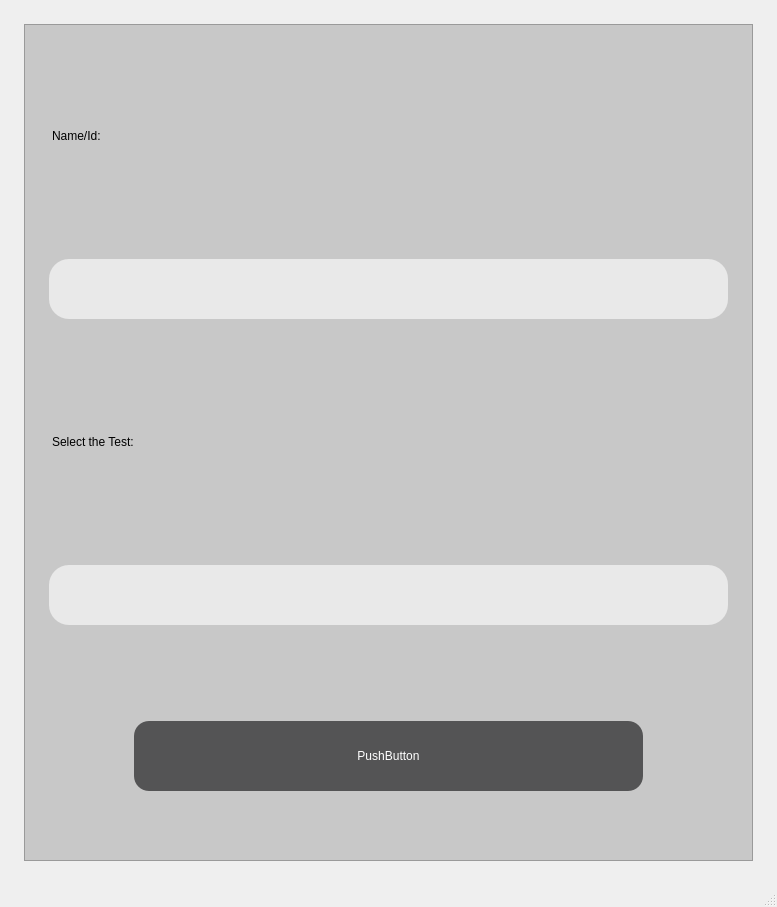
<?xml version="1.0" encoding="UTF-8"?>
<ui version="4.0">
 <class>MainWindow</class>
 <widget class="QMainWindow" name="MainWindow">
  <property name="geometry">
   <rect>
    <x>0</x>
    <y>0</y>
    <width>777</width>
    <height>907</height>
   </rect>
  </property>
  <property name="windowTitle">
   <string>MainWindow</string>
  </property>
  <widget class="QWidget" name="centralwidget">
   <layout class="QVBoxLayout" name="verticalLayout_2">
    <item>
     <widget class="QFrame" name="frame">
      <property name="styleSheet">
       <string notr="true">background-color: rgb(200, 200, 200);
margin: 15%;</string>
      </property>
      <property name="frameShape">
       <enum>QFrame::StyledPanel</enum>
      </property>
      <property name="frameShadow">
       <enum>QFrame::Raised</enum>
      </property>
      <layout class="QVBoxLayout" name="verticalLayout_3">
       <item>
        <layout class="QVBoxLayout" name="verticalLayout">
         <item>
          <widget class="QLabel" name="label">
           <property name="styleSheet">
            <string notr="true">
font: 20pt &quot;Book Antiqua&quot;;</string>
           </property>
           <property name="text">
            <string>Name/Id:</string>
           </property>
          </widget>
         </item>
         <item>
          <widget class="QLineEdit" name="lineEdit">
           <property name="styleSheet">
            <string notr="true">background-color: rgb(233,233,233);
min-height: 60%;
border-radius: 20%;
font: 20pt &quot;Book Antiqua&quot;;
</string>
           </property>
          </widget>
         </item>
         <item>
          <widget class="QLabel" name="label_2">
           <property name="styleSheet">
            <string notr="true">font: 20pt &quot;Book Antiqua&quot;;</string>
           </property>
           <property name="text">
            <string>Select the Test:</string>
           </property>
          </widget>
         </item>
         <item>
          <widget class="QComboBox" name="comboBox">
           <property name="styleSheet">
            <string notr="true">background-color: rgb(233,233,233);
min-height: 60%;
border-radius: 20%;
font: 20pt &quot;Book Antiqua&quot;;
margin-bottom: 90%;
</string>
           </property>
          </widget>
         </item>
         <item>
          <widget class="QPushButton" name="pushButton">
           <property name="styleSheet">
            <string notr="true">QPushButton {
	background-color: rgb(84, 84, 85);
	height: 70%;
	border-radius: 15%;
	font: 20pt &quot;Book Antiqua&quot;;
	color: rgb(255, 255, 255);
	margin-top: 0%;
	margin-bottom: 60%;
	margin-left: 100%;
	margin-right: 100%;
}
QPushButton:hover {
	background-color: rgb(0, 70, 71);
	height: 70%;
	border-radius: 15%;
	font: 20pt &quot;Book Antiqua&quot;;
	color: rgb(255, 255, 255);
	margin-top: 0%;
	margin-left: 100%;
	margin-right: 100%;
	margin-bottom: 60%;
}</string>
           </property>
           <property name="text">
            <string>PushButton</string>
           </property>
          </widget>
         </item>
        </layout>
       </item>
      </layout>
     </widget>
    </item>
   </layout>
  </widget>
  <widget class="QStatusBar" name="statusbar"/>
 </widget>
 <resources/>
 <connections/>
</ui>
